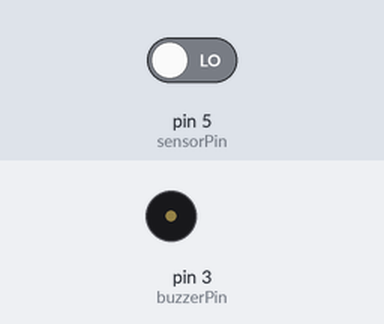
Recording of a sketch running on a simulated Arduino Uno, built with avr-gcc and run on an emulated ATmega328P. Parts: buzzer (waves = sounding, pin HIGH). Inputs (shaded band) come from the test bench; at power-on: pin 5 (sensorPin) LOW.

Above: at 1.2 s.
1.3 s: pin 5 (sensorPin) driven HIGH
At 2.2 s:
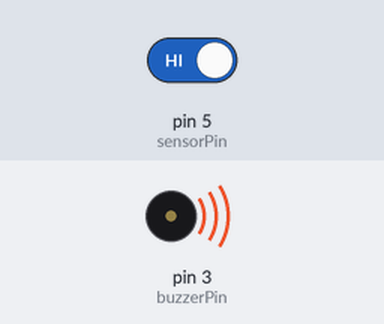
2.8 s: pin 5 (sensorPin) driven LOW
At 3.3 s:
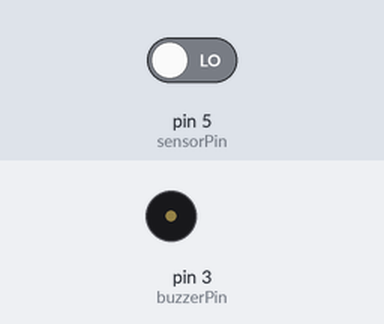
Timing chart, 0 to 5.8 s (numbered marks = the images above; inputs shaded):
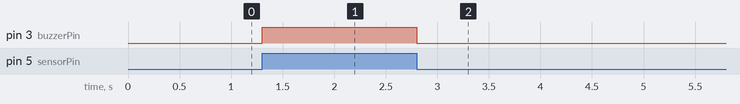

Measured:
- after the input at 1.3 s, pin 3 (buzzerPin): LOW → HIGH at once
- after the input at 2.8 s, pin 3 (buzzerPin): HIGH → LOW at once

The sketch:

HW2_4.ino
```cpp
// sketch_sep08a
const int buzzerPin = 3;
const int sensorPin = 5;

void setup() {
  Serial.begin(9600);
  pinMode(buzzerPin, OUTPUT);
  pinMode(sensorPin, INPUT);
}

void loop() {
  int state = digitalRead(sensorPin);
  if (state == HIGH) {
    digitalWrite(buzzerPin, HIGH);
  } else {
    digitalWrite(buzzerPin, LOW);
  }
}
```
